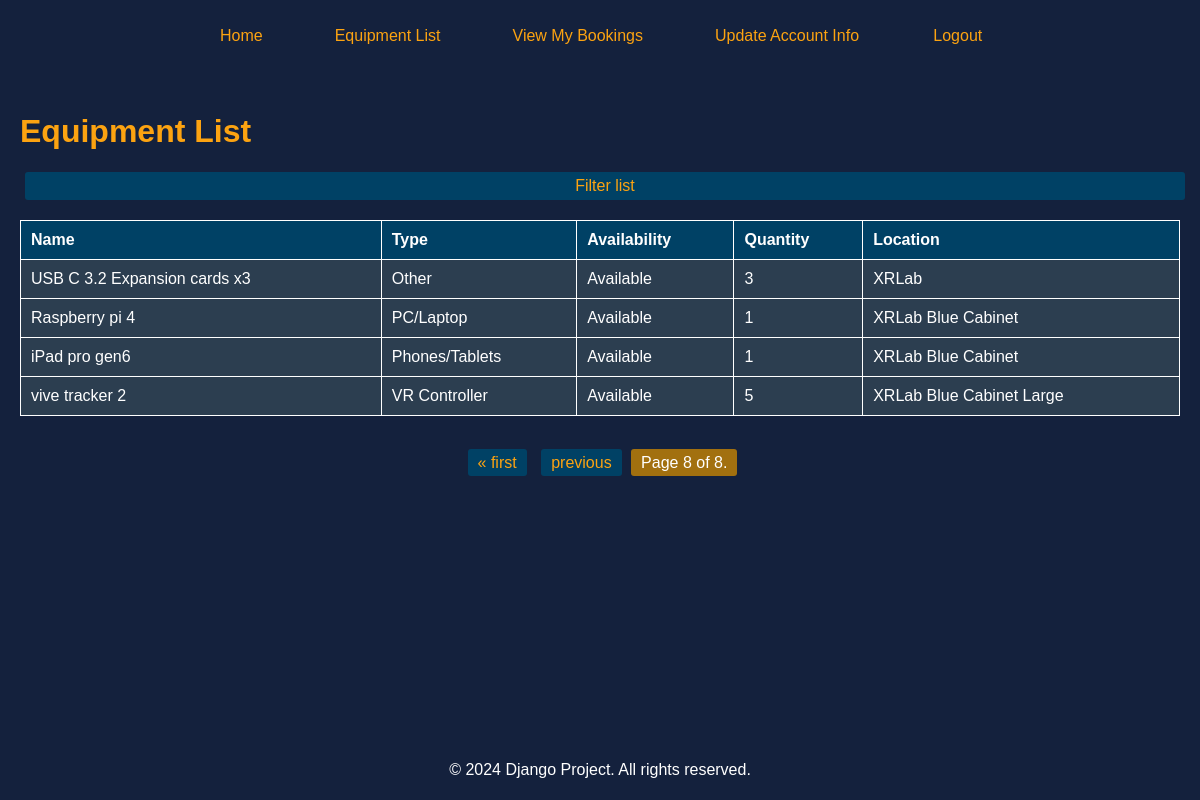
The page /inventory/equipment/?page=8 (signed in) on the database as committed earlier.
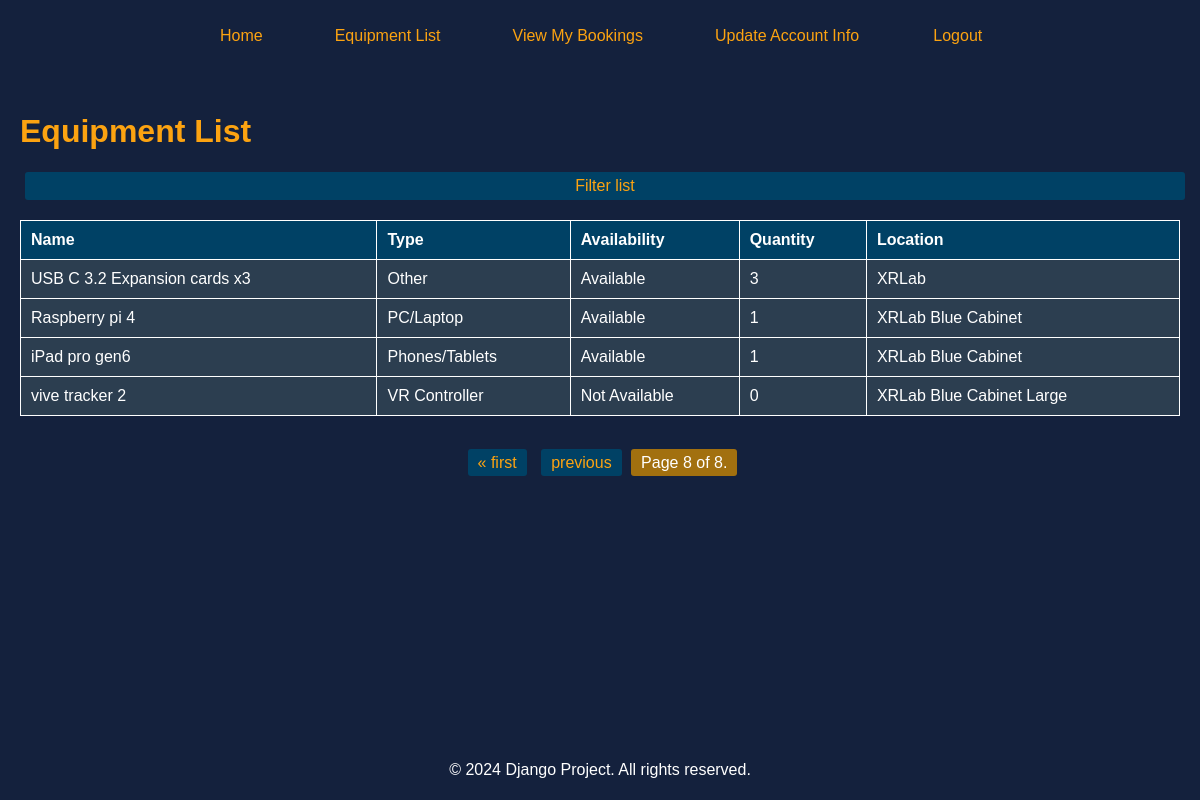
The same page on the database as committed later.
### inventory/models.py (models this page shows, shortened)
class Equipment(models.Model):
    name = models.CharField(max_length=255, null=True, blank=True)
    type = models.CharField(max_length=100, null=True, blank=True)
    quantity = models.IntegerField(default=0, null=True)
    last_audit = models.DateField(null=True)
    location = models.ForeignKey('Location', on_delete=models.SET_NULL, null=True)
    status = models.CharField(max_length=100, null=True, blank=True)
    comments = models.TextField(null=True, blank=True)
    availability = models.BooleanField(default=True)
    onsite_only = models.BooleanField(default=False)

class Location(models.Model):
    class LocationList(models.TextChoices):
        OTHER = 'Other', _('Other')
        XRLab_Blue_Cabinet = 'XRLab Blue Cabinet', _('XRLab Blue')
        XRLab_Blue_Cabinet_Large = 'XRLab Blue Cabinet Large', _('XRLab Blue Cabinet Large')
        XRLab_Medium_Wooden_Cabinet = 'XRLab Medium Wooden Cabinet', _('XRLab Medium Wooden Cabinet')
    location_name = models.CharField(max_length=255, null=True, blank=True, default="Default Location")
    location_type = models.CharField(max_length=50, choices=LocationList.choices, default="")

### inventory/views.py (the view)
# urls.py: path('equipment/', views.EquipmentListView.as_view(), name='equipment_list'),
class EquipmentListView(LoginRequiredMixin, ListView):
    model = Equipment
    context_object_name = 'equipment_list'
    template_name = 'inventory/equipment_list.html'
    paginate_by = 10
    def get_context_data(self, **kwargs):
        context = super().get_context_data(**kwargs)
        equipment_types = Equipment.objects.values_list('type', flat=True).distinct()
        equipment_locations = Location.objects.values_list('location_name', flat=True).distinct()
        context['equipment_types'] = equipment_types
        context['equipment_locations'] = equipment_locations
        return context

### templates/inventory/equipment_list.html (shortened to what this page needs)
{% extends 'inventory/base.html' %}
{% load static %}
{% block extra_head %}
<link rel="stylesheet" href="{% static 'equipmentList.css' %}">
{% endblock %}
{% block content %}
<div class="content">
    <h1>Equipment List</h1>
    <button class="filter-button">Filter list</button>
    <table class="equipment-table">
        <thead>
            <tr>
                <th>Name</th>
                <th>Type</th>
                <th>Availability</th>
                <th>Quantity</th>
                <th>Location</th>
            </tr>
        </thead>
        <tbody>
            {% for equipment in equipment_list %}
            <tr onclick="showDetailsModal(this)" data-equipment-id="{{ equipment.id }}" data-equipment-name="{{ equipment.name }}" data-equipment-type="{{ equipment.type }}" data-equipment-availability="{{ equipment.availability|yesno:'Available,Not Available' }}" data-equipment-location="{{ equipment.location.location_name }}" data-equipment-quantity="{{ equipment.quantity }}">
                <td>{{ equipment.name }}</td>
                <td>{{ equipment.type }}</td>
                <td>{{ equipment.availability|yesno:"Available, Not Available" }}</td>
                <td>{{ equipment.quantity }}</td>
                <td>{{ equipment.location.location_name }}</td>
            </tr>
            {% empty %}
            <tr>
                <td colspan="5">No equipment found.</td>
            </tr>
            {% endfor %}
        </tbody>
    </table>
</div>
<div class="pagination">
    <span class="step-links">
        {% if page_obj.has_previous %}
            <a href="?page=1">&laquo; first</a>
            <a href="?page={{ page_obj.previous_page_number }}">previous</a>
        {% endif %}
        <span class="current">
            Page {{ page_obj.number }} of {{ page_obj.paginator.num_pages }}.
        </span>
    </span>
</div>
{% endblock %}

### templates/inventory/base.html (shortened to what this page needs)
<!DOCTYPE html>
<html lang="en">
<head>
    {% load static %}
    <link rel="stylesheet" href="{% static 'style.css' %}">
    {% block extra_head %}{% endblock %}
</head>
<body>
    <header>
        <nav>
            <ul>
                <li><a href="{% url 'inventory:home' %}">Home</a></li>
                <li><a href="{% url 'inventory:equipment_list' %}">Equipment List</a></li>
                <li><a href="{% url 'inventory:booking_view' %}">View My Bookings</a></li>
                <li><a href="{% url 'inventory:edit_account' %}">Update Account Info</a></li>
                <li>
                    <form action="{% url 'inventory:logout' %}" method="post">
                        <button type="submit">Logout</button>
                    </form>
                </li>
            </ul>
        </nav>
    </header>
    <main>
        {% block content %}{% endblock %}
    </main>
    <footer>
        <p>&copy; 2024 Django Project. All rights reserved.</p>
    </footer>
</body>
</html>

### inventory/static/style.css (style rules this page uses)
body { background-color: RGB(20, 33, 61); font-family: Arial, Helvetica, sans-serif; }
button { width: 105.5%; flex: none; padding: 10px; border: none; border-radius: 5px; background-color: rgb(20, 33, 61); color: white; cursor: pointer; margin-top: 10px; }

### inventory/static/equipmentList.css (style rules this page uses)
body { background-color: RGB(20, 33, 61); font-family: Arial, sans-serif; color: white; margin: 0; }
.content { padding: 20px; }
h1 { color: rgb(252, 163, 17); display: inline-block; margin-right: 20px; }
.filter-button { background-color: rgb(252, 163, 17); color: RGB(20, 33, 61); border: none; border-radius: 5px; cursor: pointer; font-size: 1em; width: 100%; }
.filter-button { text-decoration: none; color: rgb(252, 163, 17); background-color: #004165; padding: 5px 10px; margin: 0 5px; border-radius: 3px; transition: background-color 0.3s, color 0.3s; }
.equipment-table { width: 100%; border-collapse: collapse; margin-top: 20px; }
.equipment-table th, .equipment-table td { border: 1px solid #FFF; padding: 10px; text-align: left; }
.equipment-table th { background-color: #004165; }
.equipment-table td { background-color: #2C3E50; }
.pagination { text-align: center; padding: 10px 0; }
.step-links { display: inline-block; padding: 8px 15px; border-radius: 5px; }
.step-links a { text-decoration: none; color: rgb(252, 163, 17); background-color: #004165; padding: 5px 10px; margin: 0 5px; border-radius: 3px; transition: background-color 0.3s, color 0.3s; }
.current { padding: 5px 10px; border-radius: 3px; background-color: #a2700f; / color: white; }

### templates/inventory/base.html (style rules this page uses)
html { height: 100%; box-sizing: border-box; }
*, *:before, *:after { box-sizing: inherit; }
body { display: flex; flex-direction: column; min-height: 100%; margin: 0; }
nav { display: flex; justify-content: center; align-items: center; padding: 20px; }
nav ul { display: flex; list-style-type: none; margin: 0; padding: 0; align-items: center; justify-content: center; }
nav ul li { margin-right: 20px; margin-left: 20px; }
nav ul li a, nav ul li button { font-size: 1em; line-height: 1.5em; text-decoration: none; color: rgb(252, 163, 17); padding: 0.25em 1em; border: none; background: none; cursor: pointer; }
nav ul li form { padding: 0; margin: 0; display: inline; }
nav ul li button { font-family: inherit; font-size: inherit; vertical-align: middle; }
nav ul li form button { padding: 0.25em 1em; margin: 0; border: none; background: none; color: rgb(252, 163, 17); cursor: pointer; text-decoration: none; display: inline-block; vertical-align: middle; }
main { flex: 1 0 auto; padding-bottom: 150px; }
footer { text-align: center; color: white; padding: 5px 0; width: 100%; }

Rows that differ between the two databases and show on the page:
changed Equipment "vive tracker 2": availability "Available" → "Not Available"; quantity "5" → "0"
